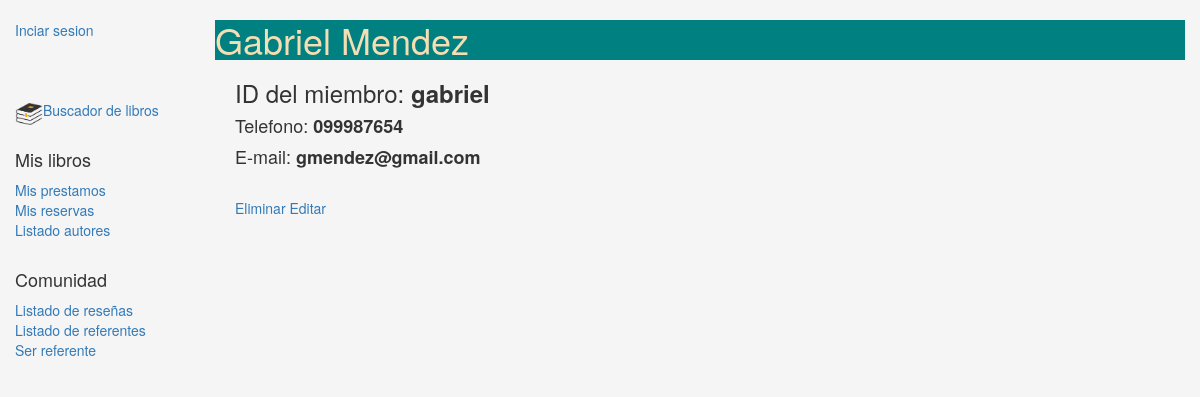
The page /gestion/member/3 on the database its author committed.
### gestion/models.py (models this page shows, shortened)
class Member(models.Model):
    first_name = models.CharField(max_length = 100, verbose_name = 'Nombre')
    last_name = models.CharField(max_length = 100, verbose_name = 'Apellido')
    email = models.EmailField(blank = True, null = True)
    phone_num = models.CharField(max_length = 15, verbose_name = 'No Telefono')
    memberID = models.ForeignKey(User, on_delete=models.SET_NULL, null = True, blank = True, verbose_name="ID de")

### gestion/views.py (the view)
# urls.py: path('member/<int:pk>',views.MemberDetailView.as_view(), name = 'member-detail'),
class MemberDetailView(generic.DetailView):
    model = Member

### gestion/templates/gestion/member_detail.html
{% extends "base_generic.html" %}
{% block content %}
<h1> {{ member.first_name }} {{ member.last_name }}</h1>
<div style="margin-left:20px;margin-top:20px">
  <h3>ID del miembro: <strong>{{ member.memberID}}</strong></h3>
  <h4>Telefono: <strong>{{ member.phone_num }}</strong></h4>
  <h4>E-mail: <strong>{{ member.email }}</strong></h4>
  <br>
  <a href="{% url 'delete-member' member.id %}">Eliminar</a>
  <a href="{% url 'edit-member' member.id %}">Editar</a>
</div>
{% endblock %}

### gestion/static/css/styles.css (style rules this page uses)
body { background-color: whitesmoke; }
h1 { background-color: teal; color: wheat; }

### rows shown on the page
Member: first_name "Gabriel", last_name "Mendez", memberID "gabriel", phone_num "099987654", email "gmendez@gmail.com"
